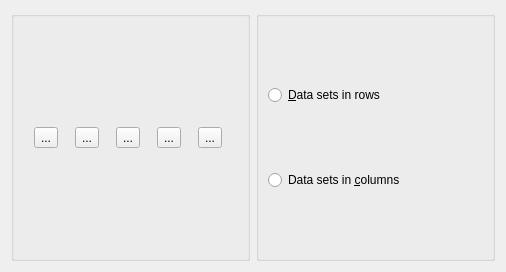
<?xml version="1.0" encoding="UTF-8"?>
<ui version="4.0">
 <class>ChartTableEditor</class>
 <widget class="QDialog" name="ChartTableEditor">
  <property name="geometry">
   <rect>
    <x>0</x>
    <y>0</y>
    <width>506</width>
    <height>272</height>
   </rect>
  </property>
  <property name="windowTitle">
   <string>Data Editor</string>
  </property>
  <layout class="QGridLayout">
   <item row="0" column="0" colspan="2">
    <layout class="QVBoxLayout" name="tableViewContainer"/>
   </item>
   <item row="1" column="1">
    <widget class="QGroupBox" name="groupBox_2">
     <property name="title">
      <string/>
     </property>
     <layout class="QGridLayout" name="gridLayout_2">
      <item row="0" column="0">
       <widget class="QRadioButton" name="dataSetsInRows">
        <property name="text">
         <string>&amp;Data sets in rows</string>
        </property>
       </widget>
      </item>
      <item row="1" column="0">
       <widget class="QRadioButton" name="dataSetsInColumns">
        <property name="text">
         <string>Data sets in &amp;columns</string>
        </property>
       </widget>
      </item>
     </layout>
    </widget>
   </item>
   <item row="1" column="0">
    <widget class="QGroupBox" name="groupBox_3">
     <property name="title">
      <string/>
     </property>
     <layout class="QHBoxLayout" name="horizontalLayout">
      <item>
       <widget class="QToolButton" name="insertRowBelow">
        <property name="toolTip">
         <string>Insert data row below selected row</string>
        </property>
        <property name="text">
         <string>...</string>
        </property>
        <property name="icon">
         <iconset theme="edit-table-insert-row-below"/>
        </property>
       </widget>
      </item>
      <item>
       <widget class="QToolButton" name="insertRowAbove">
        <property name="toolTip">
         <string>Insert data row above selected row</string>
        </property>
        <property name="text">
         <string>...</string>
        </property>
        <property name="icon">
         <iconset theme="edit-table-insert-row-above"/>
        </property>
       </widget>
      </item>
      <item>
       <widget class="QToolButton" name="insertColumnLeft">
        <property name="toolTip">
         <string>Insert data column before selected column</string>
        </property>
        <property name="text">
         <string>...</string>
        </property>
        <property name="icon">
         <iconset theme="edit-table-insert-column-left"/>
        </property>
       </widget>
      </item>
      <item>
       <widget class="QToolButton" name="insertColumnRight">
        <property name="toolTip">
         <string>Insert data column after selected column</string>
        </property>
        <property name="text">
         <string>...</string>
        </property>
        <property name="icon">
         <iconset theme="edit-table-insert-column-right"/>
        </property>
       </widget>
      </item>
      <item>
       <widget class="QToolButton" name="deleteSelection">
        <property name="toolTip">
         <string>Delete selection</string>
        </property>
        <property name="text">
         <string>...</string>
        </property>
        <property name="icon">
         <iconset theme="edit-delete"/>
        </property>
       </widget>
      </item>
     </layout>
    </widget>
   </item>
  </layout>
 </widget>
 <resources/>
 <connections/>
</ui>
